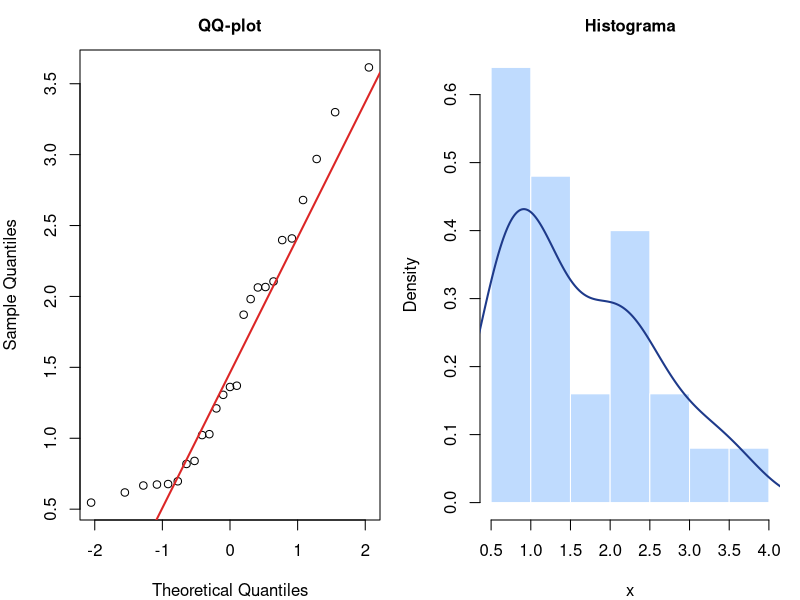

This chart was generated by the following R code:
## ---- chunk 1
#| fig-height: 2.6
set.seed(5)
x <- rgamma(25, shape=3, scale=0.5)  # rentabilidad asimétrico
par(mfrow=c(1,2), mar=c(4,4,2.5,1), family="sans")
qqnorm(x, main="QQ-plot", cex.main=1.0); qqline(x, col="#dc2626", lwd=2)
hist(x, probability=TRUE, main="Histograma", col="#bfdbfe",
     border="white", cex.main=1.0)
lines(density(x), col="#1e3a8a", lwd=2)
## ---- chunk 2
shapiro.test(x)   # H0: normalidad; p < 0.05 → rechazar
